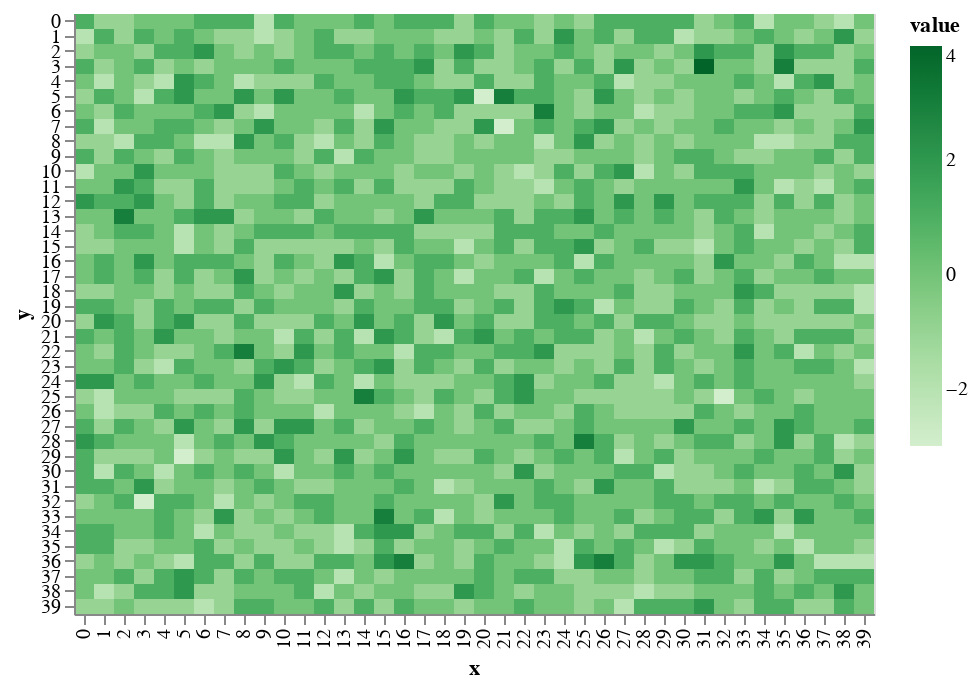

Notebook code cell kept with this figure:
### Markdown cell above
# in the beginning, the world was void and without form.

Starting with a grid with nothing on it. No elevation, no terrain. All of this will be generated proceduraly. 

You can see here that the terrain is shifted on a random-normal distribution to make it look _uneven_. Making it randomly doesn't make it look _real_ so I'm going to have to be smarter about the rules that raise and lower terrain in order to make them look like mountains.

### Code cell
world.shift_terrain()
draw.drawTerrainHeight(world.grid_elevation)

### Figure 1 — Vega-Lite specification as saved in the notebook (floating-point values rounded to 4 significant figures; data arrays with more than 128 entries replaced by an {"elided": "..."} marker saying what was removed)
{"$schema": "https://vega.github.io/schema/vega-lite/v2.6.0.json", "config": {"view": {"height": 300, "width": 400}}, "data": {"name": "data-e914445dedafbbfc54f4400e73592360"}, "datasets": {"data-e914445dedafbbfc54f4400e73592360": {"elided": "1600 records"}}, "encoding": {"color": {"field": "value", "scale": {"scheme": "greens"}, "type": "quantitative"}, "x": {"field": "x", "type": "ordinal"}, "y": {"field": "y", "type": "ordinal"}}, "mark": "rect"}
